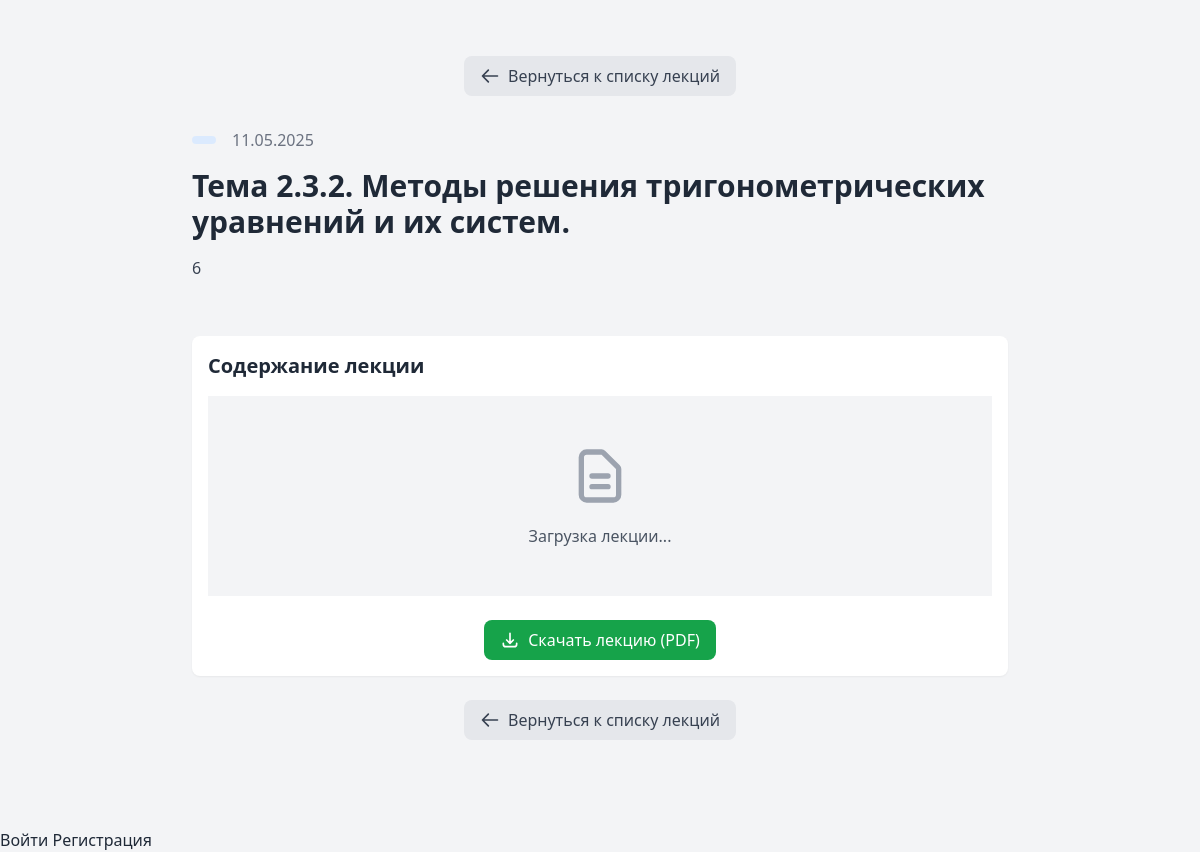
Before: /lectures/6/ with the older database file.
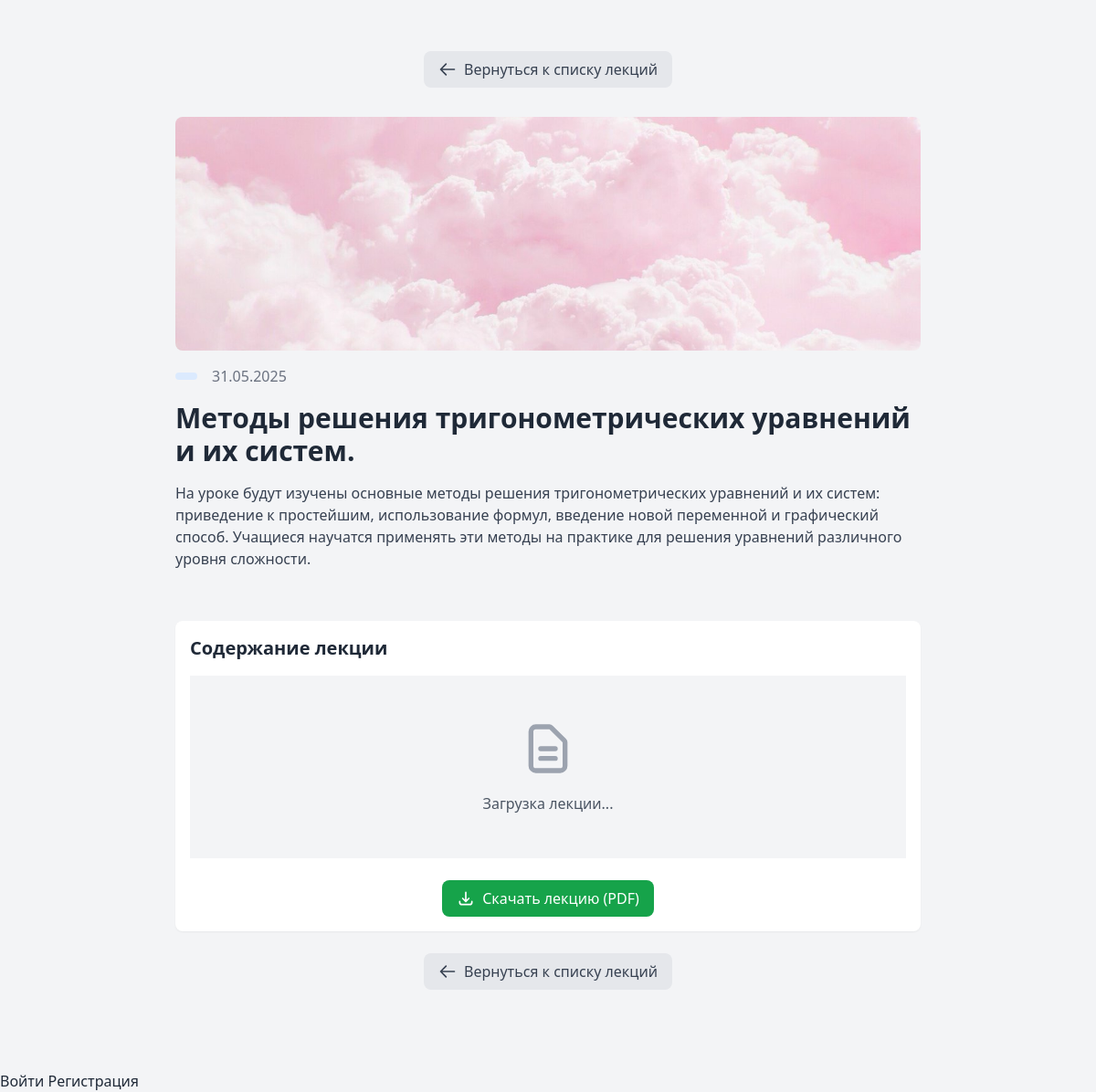
After: the same page with the newer database file.
### core/models.py (models this page shows, shortened)
class Lecture(models.Model):
    is_published = models.BooleanField(default=True, verbose_name="Опубликовано")
    title = models.CharField("Название", max_length=200)
    description = models.TextField("Описание", blank=True, default="")
    content = models.TextField("Контент", blank=True)
    image = models.ImageField("Обложка", upload_to='lectures/', null=True, blank=True)
    file = models.FileField(
        "Файл лекции",
        upload_to=lecture_file_path,
        validators=[FileExtensionValidator(['pdf'])],  # ТОЛЬКО PDF
        default='default.pdf'  # Обновлено
    )
    author = models.ForeignKey(settings.AUTH_USER_MODEL, on_delete=models.CASCADE, verbose_name="Автор")
    category = models.ForeignKey(Category, on_delete=models.SET_NULL, null=True, blank=True)
    tags = models.ManyToManyField(Tag, blank=True)
    views = models.PositiveIntegerField("Просмотры", default=0)
    created_at = models.DateTimeField("Дата создания", auto_now_add=True)
    updated_at = models.DateTimeField("Дата обновления", auto_now=True)
    class Meta:
        verbose_name = "Лекция"
        verbose_name_plural = "Лекции"
        ordering = ['-created_at']

### core/views.py (the view)
# urls.py: path('lectures/<int:pk>/', LectureDetailView.as_view(), name='lecture_detail'),
class LectureDetailView(DetailView):
    model = Lecture
    template_name = 'lectures/lecture_detail.html'
    def get(self, request, *args, **kwargs):
        obj = self.get_object()
        obj.views += 1
        obj.save(update_fields=['views'])
        return super().get(request, *args, **kwargs)
    def get_context_data(self, **kwargs):
        context = super().get_context_data(**kwargs)
        lecture = self.object
        if lecture.file:
            if lecture.file.name.endswith('.pdf'):
                context['is_pdf'] = True
            else:
                context['file_error'] = "Файл должен быть в формате PDF"
        return context

### core/templates/lectures/lecture_detail.html (shortened to what this page needs)
{% extends 'base.html' %}
{% block content %}
<div class="container mx-auto px-4 py-8 max-w-6xl">
    <div class="text-center mb-8">
        <a href="{% url 'lectures_list' %}"
           class="inline-flex items-center px-4 py-2 bg-gray-200 text-gray-700 rounded-lg hover:bg-gray-300 transition-colors">
            <svg class="w-5 h-5 mr-2" fill="none" stroke="currentColor" viewBox="0 0 24 24">
                <path stroke-linecap="round" stroke-linejoin="round" stroke-width="2" d="M10 19l-7-7m0 0l7-7m-7 7h18"/>
            </svg>
            Вернуться к списку лекций
        </a>
    </div>
    <div class="mb-8">
        {% if lecture.image %}
        <img src="{{ lecture.image.url }}"
             alt="{{ lecture.title }}"
             class="w-full h-64 object-cover rounded-lg mb-4">
        {% endif %}
        <div class="flex items-center gap-4 mb-4">
            <span class="px-3 py-1 bg-blue-100 text-blue-800 rounded-full text-sm">
            </span>
            <span class="text-gray-500">{{ lecture.created_at|date:"d.m.Y" }}</span>
        </div>
        <h1 class="text-3xl font-bold mb-4">{{ lecture.title }}</h1>
        {% if lecture.description %}
        <p class="text-gray-700 mb-6">{{ lecture.description }}</p>
        {% endif %}
    </div>
    <div class="bg-white p-4 rounded-lg shadow-sm mb-6">
        <div class="mb-4">
            <h2 class="text-xl font-semibold">Содержание лекции</h2>
        </div>
        <div id="pdf-viewer" class="w-full overflow-hidden">
            <div class="flex justify-center items-center py-12 bg-gray-100">
                <div class="text-center">
                    <svg class="w-16 h-16 mx-auto text-gray-400" fill="none" stroke="currentColor" viewBox="0 0 24 24">
                        <path stroke-linecap="round" stroke-linejoin="round" stroke-width="2" d="M9 12h6m-6 4h6m2 5H7a2 2 0 01-2-2V5a2 2 0 012-2h5.586a1 1 0 01.707.293l5.414 5.414a1 1 0 01.293.707V19a2 2 0 01-2 2z"/>
                    </svg>
                    <p class="mt-4 text-gray-600">Загрузка лекции...</p>
                </div>
            </div>
        </div>
        <div class="mt-6 text-center">
            <a href="{{ lecture.file.url }}"
               download
               class="inline-flex items-center px-4 py-2 bg-green-600 text-white rounded-lg hover:bg-green-700 transition-colors">
                <svg class="w-5 h-5 mr-2" fill="none" stroke="currentColor" viewBox="0 0 24 24">
                    <path stroke-linecap="round" stroke-linejoin="round" stroke-width="2" d="M4 16v1a3 3 0 003 3h10a3 3 0 003-3v-1m-4-4l-4 4m0 0l-4-4m4 4V4"/>
                </svg>
                Скачать лекцию (PDF)
            </a>
        </div>
    </div>
    <div class="text-center mb-8">
        <a href="{% url 'lectures_list' %}"
           class="inline-flex items-center px-4 py-2 bg-gray-200 text-gray-700 rounded-lg hover:bg-gray-300 transition-colors">
            <svg class="w-5 h-5 mr-2" fill="none" stroke="currentColor" viewBox="0 0 24 24">
                <path stroke-linecap="round" stroke-linejoin="round" stroke-width="2" d="M10 19l-7-7m0 0l7-7m-7 7h18"/>
            </svg>
            Вернуться к списку лекций
        </a>
    </div>
</div>
{% endblock %}

Changed rows visible on the page:
changed Lecture: image: picture added; created_at "11.05.2025" → "31.05.2025"; title "Тема 2.3.2. Методы решения тригонометрических уравнений и их систем." → "Методы решения тригонометрических уравнений и их систем."; description "6" → "На уроке будут изучены основные методы решения тригонометрических уравнений и их систем: приведение к простейшим, использование формул, введение новой переменной и графический способ. Учащиеся научатся применять эти методы на практике для решения уравнений различного уровня сложности."
